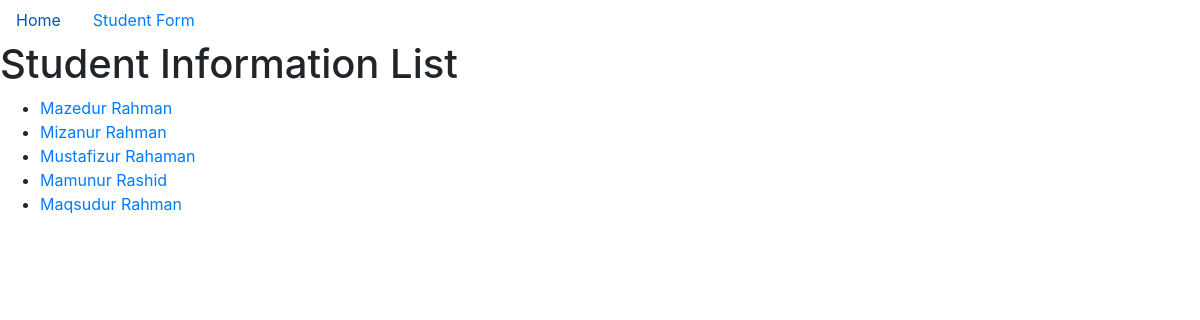
The app's page /, older data.
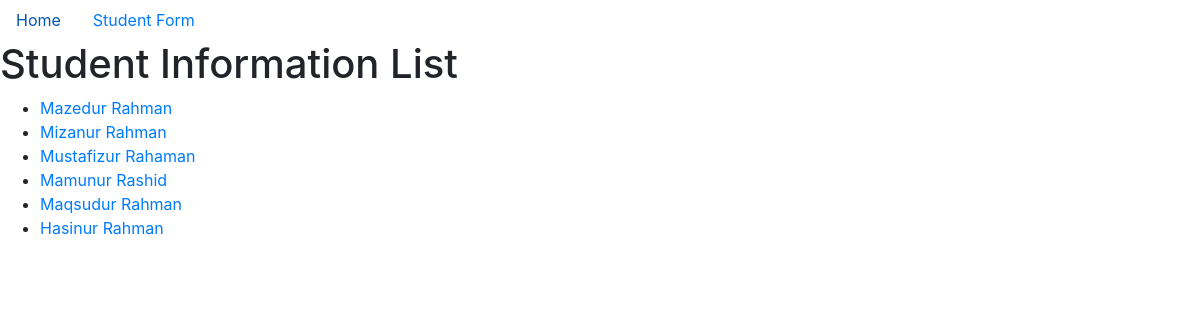
The same page, newer data.
### first_app/models.py (models this page shows, shortened)
class Student(models.Model):
	first_name  = models.CharField(max_length=50)
	last_name	= models.CharField(max_length=50)
	email 		= models.EmailField()
	phone		= models.IntegerField()
	class Meta:
		verbose_name       ='Student'
		verbose_name_plural='Students'

### first_app/views.py (the view)
# urls.py: path('', views.home, name='home'),
def home(request):
	students = Student.objects.all()
	template ='first_app/index.html'
	context = {
		'title' :"Home",
		'students':students
	}
	return render(request, template,context)

### first_app/templates/first_app/index.html
{% extends 'first_app/base.html' %}
{% block content %}
	<h1>Student Information List</h1>
	{% if students %}
		<ul>
			{% for student in students%}
			<li><a href="{% url 'first_app:student_info' id=student.id %}">{{student.first_name}} {{student.last_name}}</a></li>
			{% endfor %}
		</ul>
	{%else%}
		<h1>No Student Exists!!</h1>
	{%endif%}
{% endblock %}

Row changes from the older to the newer data that the page shows:
added Student: first_name "Hasinur", last_name "Rahman"
